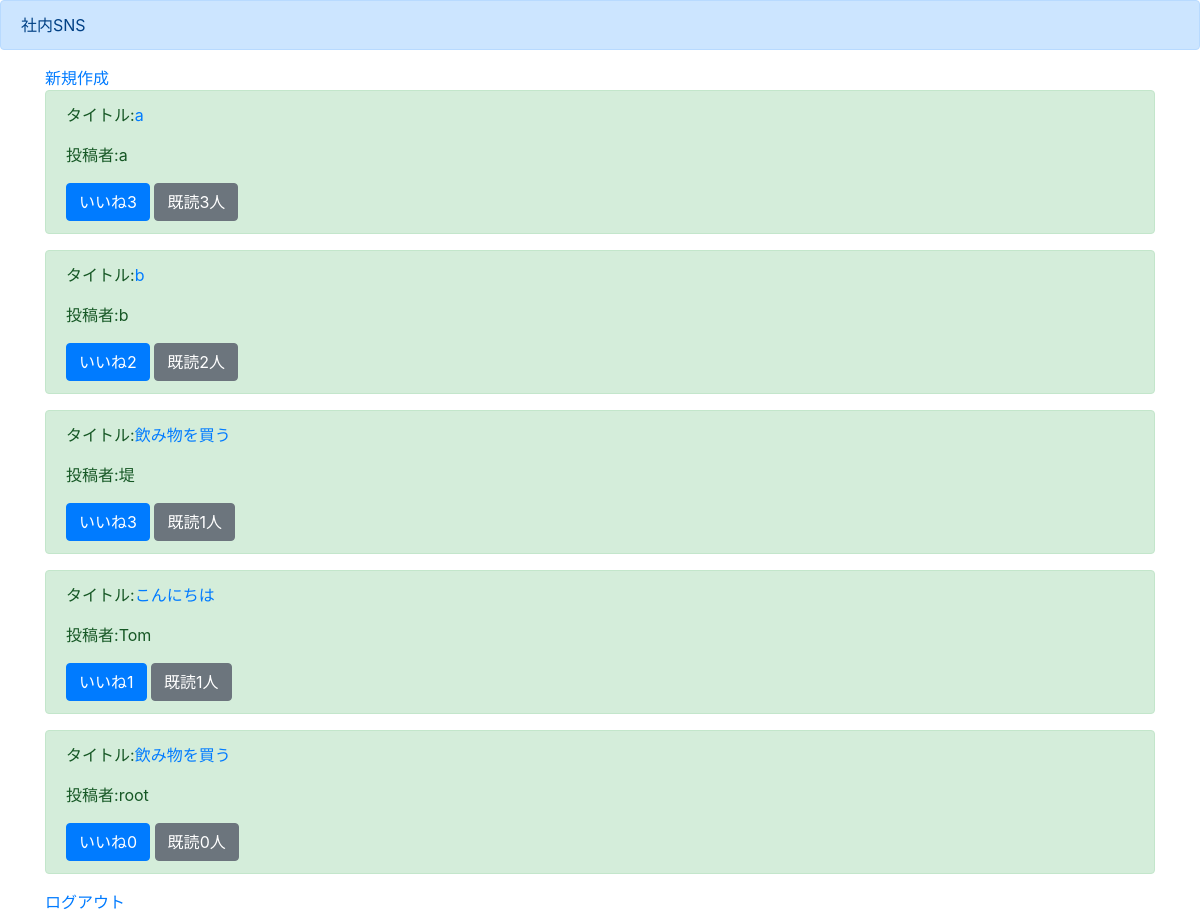
The app's page /list/ (signed in) with its own data.
### boardapp/models.py (models this page shows)
class BoardModel(models.Model):
    title = models.CharField(max_length=100)
    content = models.TextField()
    author = models.CharField(max_length=100)
    images = models.ImageField(upload_to='')
    good = models.IntegerField(null=True, blank=True, default=0)
    read = models.IntegerField(null=True, blank=True, default=0)
    readtext = models.CharField(max_length=200, null=True,blank=True, default='a')

### boardapp/views.py (the view)
# urls.py: path('list/', listfunc, name='list'),
@login_required
def listfunc(request):
    object_list = BoardModel.objects.all()
    return render(request, 'list.html', {'object_list':object_list})

### templates/list.html (shortened to what this page needs)
{% extends 'base.html' %}
{% block header %}
<div class="alert alert-primary" role="alert">
    社内SNS
</div>
{% endblock header %}
{% block content %}
<div class="container">
    <a href="{% url 'create' %}">新規作成</a>
    {% for item in object_list %}
    <div class="alert alert-success" role="alert">
        <p>タイトル:<a href="{% url 'detail' item.pk %}">{{ item.title }}</a></p>
        <p>投稿者:{{ item.author }}</p>
        <button type="button" class="btn btn-primary">いいね{{item.good}}</button>
        <button type="button" class="btn btn-secondary">既読{{item.read}}人</button>
    </div>
    {% endfor %}
    <a href="{% url 'logout'%}">ログアウト</a>
</div>
{% endblock content %}

### templates/base.html (shortened to what this page needs)
<!doctype html>
<html lang="en">
  <head>
    <link rel="stylesheet" href="https://stackpath.bootstrapcdn.com/bootstrap/4.4.1/css/bootstrap.min.css">
  </head>
  <body>
    {% block header %}
    {% endblock header %}
    {% block content %}
    {% endblock content %}
  </body>
</html>

### records on screen
BoardModel: title "a", author "a", good "3", read "3"
BoardModel: title "b", author "b", good "2", read "2"
BoardModel: title "飲み物を買う", author "堤", good "3", read "1"
BoardModel: title "こんにちは", author "Tom", good "1", read "1"
BoardModel: title "飲み物を買う", author "root", good "0", read "0"
